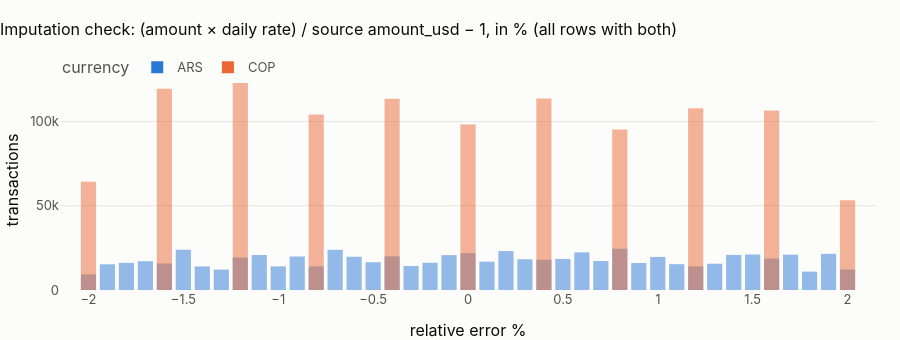

Notebook code cell kept with this figure:
### Markdown cell above
### 2c · The USD amount: source, recomputed or imputed
`amount_usd = amount` for USD rows; otherwise the source's `amount_usd` when present, else **`amount × rate`**
(an imputation, flagged `dq_r18_amount_usd_imputed`). How good is the imputation? On the rows where the source
*does* give a USD amount, compute both and compare.

### Code cell
mix = pl.q("""
    select case when currency = 'USD' then '1 · USD, no conversion'
                when not dq_r18_amount_usd_imputed then '2 · source amount_usd'
                else '3 · imputed: amount × daily rate' end as origin,
           count(*) as transactions
    from {int_transactions_enriched} group by 1 order by 1""")
mix["share %"] = (100 * mix.transactions / mix.transactions.sum()).round(2)
show(mix, paging=False)
err = pl.q("""
    with e as (
        select t.currency, 100 * (t.amount * f.usd_per_unit / t.amount_usd_source - 1) as rel_err_pct
        from {stg_transactions} t
        asof left join {int_fx_usd} f on f.currency = t.currency and f.rate_date <= t.process_date
        where t.currency <> 'USD' and t.amount_usd_source is not null and t.amount <> 0)
    select currency, round(rel_err_pct * 10) / 10 as rel_err_bin, count(*) as transactions
    from e group by all order by 1, 2""")
fig = px.bar(
    err,
    x="rel_err_bin",
    y="transactions",
    color="currency",
    barmode="overlay",
    title="Imputation check: (amount × daily rate) / source amount_usd − 1, in % (all rows with both)",
)
fig.update_layout(height=340, xaxis_title="relative error %")
fig.show()
show(
    pl.q("""
    with e as (
        select t.currency, 100 * (t.amount * f.usd_per_unit / t.amount_usd_source - 1) as rel_err_pct
        from {stg_transactions} t
        asof left join {int_fx_usd} f on f.currency = t.currency and f.rate_date <= t.process_date
        where t.currency <> 'USD' and t.amount_usd_source is not null and t.amount <> 0)
    select currency, count(*) as transactions, round(avg(rel_err_pct), 3) as mean_pct,
           round(stddev(rel_err_pct), 3) as std_pct, round(quantile_cont(rel_err_pct, 0.01), 3) as p01_pct,
           round(quantile_cont(rel_err_pct, 0.99), 3) as p99_pct
    from e group by 1"""),
    paging=False,
)

### Figure 1 — Plotly figure (JSON) as saved in the notebook; plotly's stock layout.template omitted (floating-point values rounded to 4 significant figures)
{"data": [{"hovertemplate": "currency=ARS<br>rel_err_bin=%{x}<br>transactions=%{y}<extra></extra>", "legendgroup": "ARS", "marker": {"color": "#2a78d6", "opacity": 0.5, "pattern": {"shape": ""}}, "name": "ARS", "orientation": "v", "showlegend": true, "textposition": "auto", "type": "bar", "x": [-2.1, -2.0, -1.9, -1.8, -1.7, -1.6, -1.5, -1.4, -1.3, -1.2, -1.1, -1.0, -0.9, -0.8, -0.7, -0.6, -0.5, -0.4, -0.3, -0.2, -0.1, 0.0, 0.1, 0.2, 0.3, 0.4, 0.5, 0.6, 0.7, 0.8, 0.9, 1.0, 1.1, 1.2, 1.3, 1.4, 1.5, 1.6, 1.7, 1.8, 1.9, 2.0, 2.1], "xaxis": "x", "y": [2, 9287, 15262, 16109, 17110, 15761, 23906, 13992, 12122, 19278, 20802, 14042, 19886, 14048, 23890, 19755, 16515, 20003, 14241, 16179, 20711, 21886, 16836, 23131, 18250, 18008, 18449, 22357, 17195, 24547, 16027, 19629, 15340, 14070, 15609, 20817, 21081, 18679, 20997, 10917, 21459, 12149, 2], "yaxis": "y"}, {"hovertemplate": "currency=COP<br>rel_err_bin=%{x}<br>transactions=%{y}<extra></extra>", "legendgroup": "COP", "marker": {"color": "#eb6834", "opacity": 0.5, "pattern": {"shape": ""}}, "name": "COP", "orientation": "v", "showlegend": true, "textposition": "auto", "type": "bar", "x": [-2.1, -2.0, -1.9, -1.7, -1.6, -1.5, -1.3, -1.2, -1.1, -0.9, -0.8, -0.7, -0.5, -0.4, -0.3, -0.1, 0.0, 0.1, 0.3, 0.4, 0.5, 0.7, 0.8, 0.9, 1.1, 1.2, 1.3, 1.5, 1.6, 1.7, 1.9, 2.0, 2.1], "xaxis": "x", "y": [24, 64324, 14, 35, 119549, 37, 38, 124109, 35, 36, 104158, 25, 39, 113546, 23, 31, 98279, 24, 33, 113756, 27, 44, 95241, 35, 24, 108001, 36, 27, 106634, 41, 19, 53234, 22], "yaxis": "y"}], "layout": {"barmode": "overlay", "height": 340, "legend": {"title": {"text": "currency"}, "tracegroupgap": 0}, "title": {"text": "Imputation check: (amount × daily rate) / source amount_usd − 1, in % (all rows with both)"}, "xaxis": {"anchor": "y", "domain": [0.0, 1.0], "title": {"text": "relative error %"}}, "yaxis": {"anchor": "x", "domain": [0.0, 1.0], "title": {"text": "transactions"}}}}
